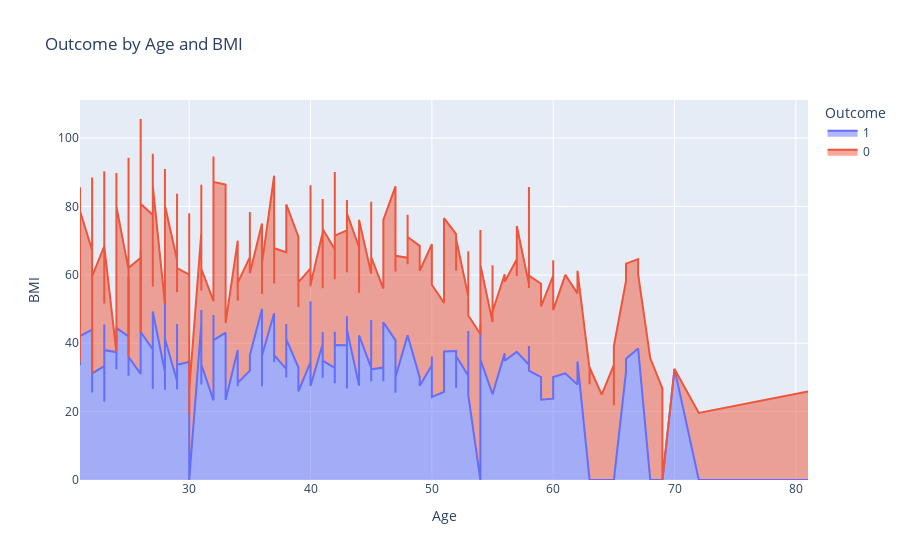

The cell this chart's notebook holds for it:
### Code cell
px.area(df,x='Age',y='BMI', color='Outcome', title='Outcome by Age and BMI')

### Figure 1 — Plotly figure (JSON) as saved in the notebook; plotly's stock layout.template omitted (floating-point values rounded to 4 significant figures; data arrays with more than 128 entries replaced by an {"elided": "..."} marker saying what was removed)
{"data": [{"fillpattern": {"shape": ""}, "hovertemplate": "Outcome=1<br>Age=%{x}<br>BMI=%{y}<extra></extra>", "legendgroup": "1", "line": {"color": "#636efa"}, "marker": {"symbol": "circle"}, "mode": "lines", "name": "1", "orientation": "v", "showlegend": true, "stackgroup": "1", "type": "scatter", "x": {"elided": "268 int values"}, "xaxis": "x", "y": {"elided": "268 float values"}, "yaxis": "y"}, {"fillpattern": {"shape": ""}, "hovertemplate": "Outcome=0<br>Age=%{x}<br>BMI=%{y}<extra></extra>", "legendgroup": "0", "line": {"color": "#EF553B"}, "marker": {"symbol": "circle"}, "mode": "lines", "name": "0", "orientation": "v", "showlegend": true, "stackgroup": "1", "type": "scatter", "x": {"elided": "500 int values"}, "xaxis": "x", "y": {"elided": "500 float values"}, "yaxis": "y"}], "layout": {"legend": {"title": {"text": "Outcome"}, "tracegroupgap": 0}, "title": {"text": "Outcome by Age and BMI"}, "xaxis": {"anchor": "y", "domain": [0, 1], "title": {"text": "Age"}}, "yaxis": {"anchor": "x", "domain": [0, 1], "title": {"text": "BMI"}}}}
